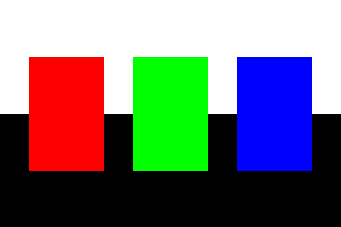
#> input picture workshops/workshop2/rgbtest.png, 341 x 227 px
$ jupyter execute --allow-errors worksheet02.ipynb
#> lines starting #> are read from the running program, lines starting #| are printed output that depends on the picture
# COMP90086 Workshop 2

This workshop aims to introduce you to some of the libraries we will use, including Numpy, Matplotlib and OpenCV. You will learn some basic operations on arrays and images.

Table of Contents
- [Numpy (Numerical Python)](#Numpy)
    - Array creation
    - Inspecting an array
    - Indexing/slicing
    - Array manipulation
    - Basic operators

- [Matplotlib (Plotting and Visualization)](#Matplotlib)
    - Basic plots
    - Subplot

- [OpenCV (Computer Vision)](#OpenCV)
    - Read image
    - Show image
    - Crop image
    - Resize image
    - Write image

# Numpy

Numpy is a numerical library with many useful functions for arrays.

First, import the library. It is usually called as `np` to simplify the reference.

[cell 1]
import numpy as np

## (1) Array creation

[cell 2]
a = np.array([0, 1, 2, 3, 4])
b = np.array([[0, 1, 2, 3, 4], [5, 6, 7, 8, 9]], dtype = float)
c = np.array([[1, 6], [2, 7], [3, 8], [4, 9], [5, 10]], dtype = int)
print(a)
print(b)
print(c)

### Create other useful arrays with functions:

[cell 3]
array_size=(2,3)
print(repr(np.zeros(array_size)))          # Creates an array filled with zeros
print(repr(np.ones(array_size)))           # An array of ones
print(repr(np.eye(3)) )                    # The identity matrix I (needs 1 integer for square size)
print(repr(np.full(array_size, 5)))        # Fills with an element
print(repr(np.random.random(array_size)) ) # Random between 0 and 1
print(repr(np.arange(1,11) ))              # evenly spaced values within a given interval
print(repr(np.empty(array_size)))          # empty array (arbitrary values)

## (2) Inspecting an array

[cell 4]
print(c.dtype)  # data type of array elements
print(c.shape)  # lengths of each dimension
print(c.ndim)   # number of dimensions
print(c.size)  # number of elements in the array)

### Change the type to other type:

[cell 5]
print(repr(a))
print(repr(a.astype(np.float16)))
print(repr(b))
print(repr(b.astype(np.int8)))

## (3) Indexing/slicing

[cell 6]
b[0,1]                     # select a single element (at row 0, column 1)

[cell 7]
a[0:4]                     # select a slice

[cell 8]
a[0:4:2]                   # select a slice with a stride

[cell 9]
a[::-1]                    # select all elements in reverse

[cell 10]
b[:,2]                     # select all elements along the first axis (all rows) and only the elements with index 2 along the second axis

[cell 11]
a[:, np.newaxis]           # insert a new axis (here: convert a 1D array to a column vector)

[cell 12]
a[a>2]                     # boolean indexing

## (4) Array manipulation

[cell 13]
b = np.array([[0, 1, 2, 3, 4], [5, 6, 7, 8, 9]], dtype = float)

b.ravel()              # flatten the array (or np.ravel)

[cell 14]
b[0, :3]=10 # change elements of an array
print(b)

[cell 15]
b.reshape(5,2)         # change shape, but don't change values

[cell 16]
np.resize(b, (6,2))    # create a new array with a different shape

[cell 17]
np.append(a, [1, 1])   # append values to the end of an array

[cell 18]
np.insert(a, 2, [1, 1]) # insert values at a given location

[cell 19]
np.delete(a, [0,2])    # delete elements at given locations

[cell 20]
np.concatenate((b, b+10), axis = 0)  # concatenate arrays

[cell 21]
np.r_[b, b + 10]        # shorthand: concatenate arrays along their first axis (row-wise)

[cell 22]
np.c_[b, b + 10]        # shorthand: concatenate arrays along their second axis (column-wise)

[cell 23]
np.split(b, 2, axis = 0) # split an array into sub-arrays

[cell 24]
aa = a.copy()          # make a deep copy of the array
aa.fill(0)
print(a)
print(aa)

## (5) Basic operations

### Element-wise arithmetic

[cell 25]
a = np.array([0, 1, 2, 3, 4])
b = np.array([[0, 1, 2, 3, 4], [5, 6, 7, 8, 9]], dtype = float)
d = np.array([5, 6, 7, 8, 9])

[cell 26]
a + d                # element-wise addition (or np.add)

[cell 27]
a - d                # element-wise subtraction (or np.subtract)

[cell 28]
a * d                # element-wise multiplication (or np.multiply)

[cell 29]
a / d                # element-wise division (or np.divide)

### Aggregation

[cell 30]
b.sum()              # sum elements

[cell 31]
b.min()              # minimum element

[cell 32]
b.max()              # maximum element

[cell 33]
b.mean()             # mean of elements

### Element-wise comparison

[cell 34]
a == a               # element-wise comparison

[cell 35]
b < 2                # element-wise comparison

### Array-level equality

[cell 36]
np.array_equal(a, b)  # check whether arrays have the same shape and elements

### Linear algebra

[cell 37]
b.T                    # reverse the array dimensions (or np.transpose)

[cell 38]
a.dot(a)               # dot product (or np.dot)

[cell 39]
b @ c                  # matrix multiplication (or np.matmul)

[cell 40]
x = c.T @ c
np.linalg.inv(x)       # matrix inverse

[cell 41]
b.trace()              # trace of a matrix

[cell 42]
np.eye(3)              # identity matrix

### Universal functions (ufuncs)

[cell 43]
np.exp(a)              # exponential function

[cell 44]
np.sin(a)              # sine function

[cell 45]
np.log(c)              # natural logarithm

[cell 46]
np.abs(-b)              # absolute value

[cell 47]
np.power(b, 3)          # raise to a power

# Matplotlib

Matplotlib is a plotting library. `matplotlib.pyplot` exposes a stateful, easy to use, plotting system

[cell 48]
import matplotlib
import matplotlib.pyplot as plt

### Plotting

[cell 49]
x = np.arange(-2, 2,0.1)
y_1 = np.power(x,2)
y_2 = -np.power(x,2)

plt.plot(x, y_1,label=r'$x^2$')
plt.plot(x, y_2,label=r'$-x^2$')

plt.xlabel('x axis')
plt.ylabel('y axis')
plt.title('parabola')
plt.legend()

plt.show()
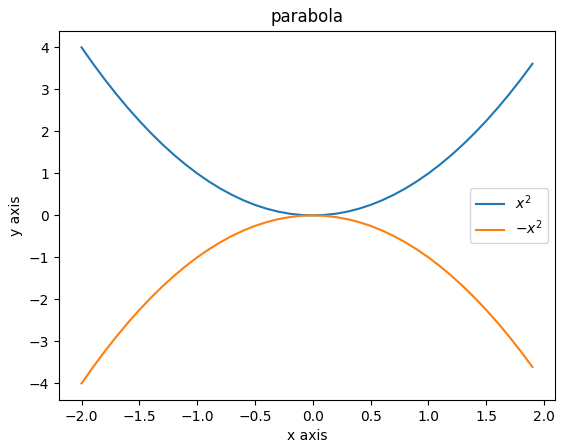
#> figure drawn by matplotlib, 1 panel; curve peaks at x = -2, y = 4; curve peaks at x = 1.78e-15, y = -3.16e-30

plt.show()

### Subplots

put different plots in the same figure

[cell 50]

# Set up a subplot grid that has height 2 and width 1,
# and set the first such subplot as active.
plt.subplot(2, 1, 1)

# Make the first plot
plt.plot(x, y_1)
plt.title(r'$x^2$')

# Set the second subplot as active, and make the second plot.
plt.subplot(2, 1, 2)
plt.plot(x, y_2)
plt.title(r'$-x^2$')

plt.tight_layout(pad=2.0) # specific spacing between subplots

# Show the figure.
plt.show()
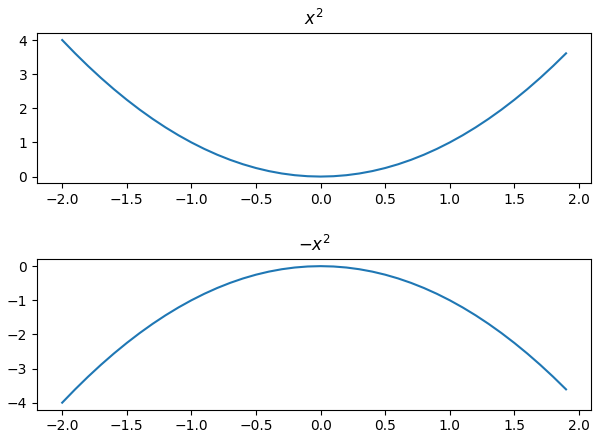
#> figure drawn by matplotlib, 2 panels; panel 1: curve peaks at x = -2, y = 4; panel 2: curve peaks at x = 1.78e-15, y = -3.16e-30

# OpenCV

OpenCV is apopular computer vision library. It contains many powerful tools for computer vision tasks, such as reading, writing, showing and maniputlating images and videos.

[cell 51]
import cv2
import os
import matplotlib
import matplotlib.pyplot as plt
import numpy as np

## (1) Read  Image

`imread`:  read in an image from a filepath.

[cell 52]
rootpath='./'
bird= cv2.imread(os.path.join(rootpath, "kodim23.png"))

Images in OpenCV are represented as numpy arrays: 1st dim-number of rows (height of image), 2nd dim - number of columns (width of image), 3rd dim- number of channels

#> (a cell that did not finish here is left out)

### Channel order in OpenCV

The order of channels is BGR: the 1st, 2nd and 3rd channel are the pixel values of blue channel, green channel and red channel of an image, respectively. We can verify channel order by reading the pixels of  an image that contains blue, green and red regions.

[cell 54]
rgb_test = cv2.imread(os.path.join(rootpath, "rgbtest.png"))
#> rgb_test is the input picture: shape (227, 341, 3); mean B, G, R 114, 114, 114
type(rgb_test), rgb_test.shape, rgb_test.dtype

[cell 55]
rgb_test[100,100,:] #check the pixel value of the red region: the 3rd channel(red channel) is maximum for red region
#> Out = [0, 0, 255]

[cell 56]
rgb_test[100,200,:] #check the pixel value of the green region: the 2nd channel (green channel) is maximum for green region
#> Out = [0, 255, 0]

[cell 57]
rgb_test[100,300,:] #check the pixel value of the blue region: the 1st channel (blue channel) is maximum for blue region
#> Out = [255, 0, 0]

[cell 58]
rgb_test[0,0,:] #check the pixel value of the white region: all channels have maximum values
#> Out = [255, 255, 255]

[cell 59]
rgb_test[226,340,:] #check the pixel value of the black region: all channels have minimum values
#> Out = [0, 0, 0]

## (2) Show image

We will show image by Matplotlib, which assumes images are in the **RGB** format, but OpenCV assumes that images are in the **BGR** format. So, we'll convert colors before showing the image. Let's make a function to do this.

[cell 60]
def imshow(image, *args, **kwargs):
    if len(image.shape) == 3:
      # Height, width, channels
      # Assume BGR, do a conversion since
      image = cv2.cvtColor(image, cv2.COLOR_BGR2RGB)
    else:
      # Height, width - must be grayscale
      # convert to RGB, since matplotlib will plot in a weird colormap (instead of black = 0, white = 1)
      image = cv2.cvtColor(image, cv2.COLOR_GRAY2RGB)
    # Draw the image
    plt.imshow(image, *args, **kwargs)
    # We'll also disable drawing the axes and tick marks in the plot, since it's actually an image
    plt.axis('off')
    # Make sure it outputs
    plt.show()

#> (a cell that did not finish here is left out)

#> (a cell that did not finish here is left out)

#> (a cell that did not finish here is left out)

#> (a cell that did not finish here is left out)

## (2) Crop image

### Crop any region by matrix index

#> (a cell that did not finish here is left out)

###  Crop center region of an image

[cell 66]
def crop_center(image, crop_size): # we assume that crop_size is the same for both width and height. we can set different values.
    height=image.shape[0]
    width=image.shape[1]
    upper_crop=(height-crop_size)//2
    left_crop=(width-crop_size)//2
    return image[upper_crop:upper_crop+crop_size,left_crop:left_crop+crop_size,:]

#> (a cell that did not finish here is left out)

## (3) Resize image

using `resize`. This needs the output size. Note that these are image sizes, which are expressed as (width, height), NOT to be confused with their shape. Different resizing methods can have different results

[cell 68]
image_height, image_width, image_num_channels = rgb_test.shape
#> image_height = 227; image_width = 341; image_num_channels = 3
new_height = image_height//10
#> new_height = 22
new_width = image_width//10
#> new_width = 34

resize_img1= cv2.resize(rgb_test, (new_width, new_height),interpolation = cv2.INTER_NEAREST) #nearest-neighbor interpolation
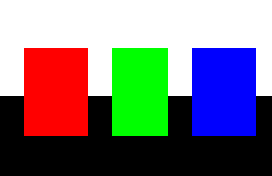
#> resize_img1: shape (22, 34, 3) (shown 8 times larger); mean B, G, R 122, 118.3, 122

resize_img2= cv2.resize(rgb_test, (new_width, new_height),interpolation = cv2.INTER_CUBIC) #bicubic interpolation over 4×4 pixel neighborhood
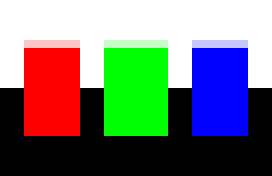
#> resize_img2: shape (22, 34, 3) (shown 8 times larger); mean B, G, R 115.1, 118.9, 115.1

# (To display it in the browser, the image is being scaled down anyway, so resizing it 10 x 10 will not be obvious)
imshow(rgb_test)
print(rgb_test.shape)
#| (227, 341, 3)


imshow(resize_img1)
print(resize_img1.shape)
#| (22, 34, 3)
print('INTER_NEAREST')

imshow(resize_img2)
print(resize_img2.shape)
#| (22, 34, 3)
print('INTER_CUBIC')


#> (the rest of this cell did not finish here and is left out)

## (4) Write Image

The `imwrite` function can write out an image. Let's write out the image we just made, so we can use it later!

[cell 69]
rootpath='./.'
import os
output_path = os.path.join(rootpath, "resize_bird.jpeg")
#> (the rest of this cell did not finish here and is left out)

We should be able to read that image directly from the file. Let's try!

[cell 70]
test_read_output = cv2.imread(output_path)
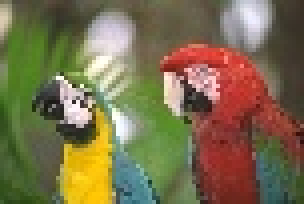
#> input picture workshops/workshop2/resize_bird.jpeg, 76 x 51 px (shown 4 times larger)
#> test_read_output is the input picture: shape (51, 76, 3); mean B, G, R 76.7, 110.7, 122.5
print("Read file of shape:",test_read_output.shape, "type",test_read_output.dtype)
#| Read file of shape: (51, 76, 3) type uint8
imshow(test_read_output)
